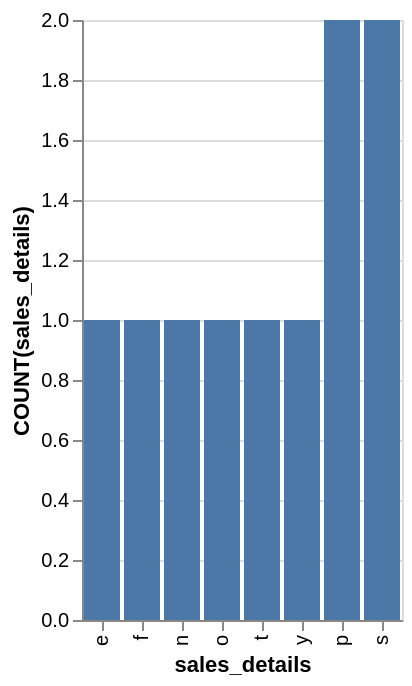

Write a Vega-Lite specification for this figure.
### Vega-Lite specification from a JSON file in a GitHub repository (floating-point values rounded to 4 significant figures)
{"data": {"values": [{"x_data": "e", "y_data": 1}, {"x_data": "f", "y_data": 1}, {"x_data": "n", "y_data": 1}, {"x_data": "o", "y_data": 1}, {"x_data": "p", "y_data": 2}, {"x_data": "s", "y_data": 2}, {"x_data": "t", "y_data": 1}, {"x_data": "y", "y_data": 1}]}, "mark": "bar", "encoding": {"x": {"field": "x_data", "type": "nominal", "title": "sales_details", "sort": {"op": "sum", "field": "y_data", "order": "ascending"}}, "y": {"field": "y_data", "type": "quantitative", "title": "COUNT(sales_details)"}}}
